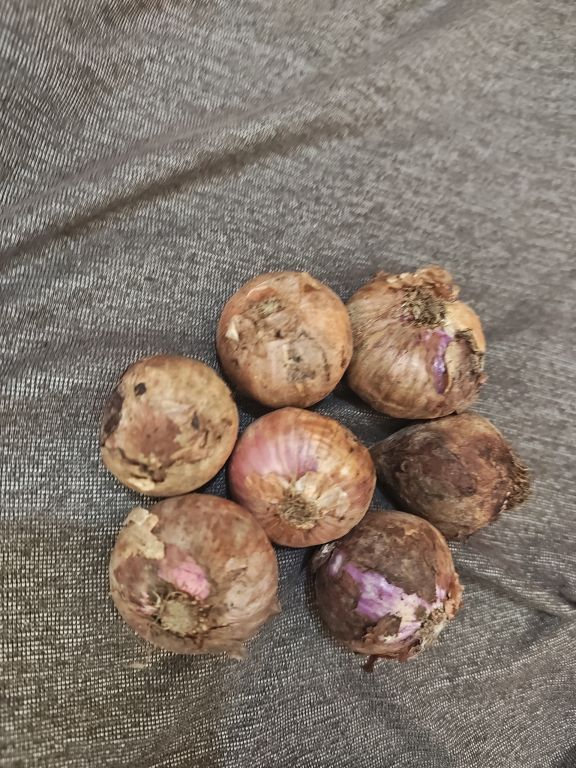
#> input picture temp/input_03e526ce-e761-4663-96fc-8b7749038ed0.jpg, 576 x 768 px
$ python -i roboflow_grading.py   (imports and definitions only)
#> lines starting #> are read from the running program, lines starting #| are printed output that depends on the picture; after the words box and inside, x2 and y2 are one past the last pixel; in counts of white or black regions, pixels touching at a corner belong together
#> further down, picture is the input picture: shape (768, 576, 3); mean B, G, R 107.5, 118.9, 132.7
import os
from pathlib import Path

import cv2
import numpy as np
from dotenv import load_dotenv
from inference_sdk import InferenceHTTPClient


# ==========================================
# CONFIGURATION
# ==========================================

BASE_DIR = Path(__file__).resolve().parent

# [1 line not run here, left out]

API_KEY = os.getenv("ROBOFLOW_API_KEY")

# [4 lines not run here, left out]

# [1 line that did not run here, left out]


MODEL_ID = "veg1-hcqsf-2/4"


# ==========================================
# ROBOFLOW CLIENT
# ==========================================

# [4 lines that did not run here, left out]


# ==========================================
# SPROUT DETECTION SETTINGS
# ==========================================

# Lower this value to make sprout detection
# more sensitive.
#
# Current value is intentionally sensitive
# for your prototype.

SPROUT_GREEN_RATIO_THRESHOLD = 0.003


# ==========================================
# CLASS MAPPING
# ==========================================

# [352 lines left out: functions map_to_condition, get_color, detect_sprout, not called in this run]


# ==========================================
# CALCULATE IMAGE FEATURES
# ==========================================

def calculate_onion_features(image_roi):

    """
    Calculate simple visual measurements.
    """

    if image_roi is None:

        return {
            "Area (px²)": 0,
            "Width (px)": 0,
            "Height (px)": 0,
            "Aspect Ratio": 0,
            "Circularity": 0,
            "Brightness": 0
        }


    if image_roi.size == 0:

        return {
            "Area (px²)": 0,
            "Width (px)": 0,
            "Height (px)": 0,
            "Aspect Ratio": 0,
            "Circularity": 0,
            "Brightness": 0
        }


    height, width = image_roi.shape[:2]
#> height = 768; width = 576


    # --------------------------------------
    # AREA
    # --------------------------------------

    area = width * height
#> area = 442368


    # --------------------------------------
    # ASPECT RATIO
    # --------------------------------------

    if height > 0:

        aspect_ratio = (
            width
            /
            height
        )
#> aspect_ratio = 0.75

    else:

        aspect_ratio = 0


    # --------------------------------------
    # CIRCULARITY
    # --------------------------------------

    circularity = 0


    try:

        gray = cv2.cvtColor(

            image_roi,

            cv2.COLOR_BGR2GRAY

        )
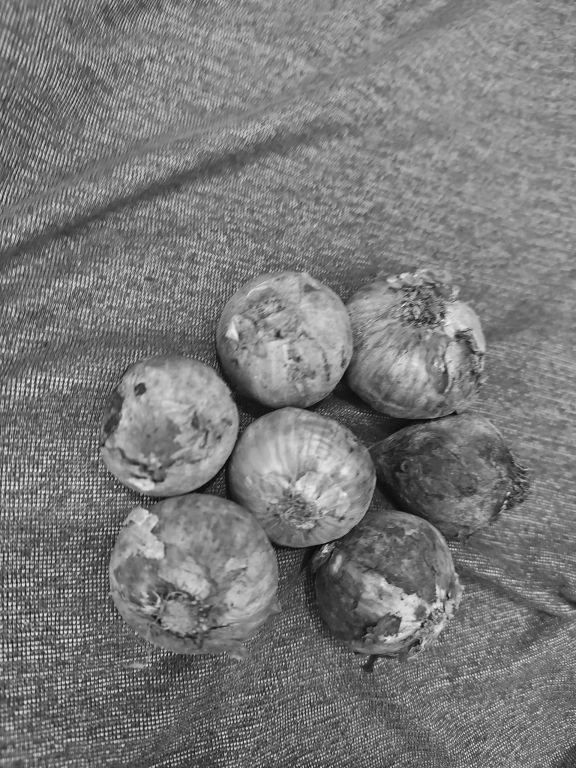
#> gray: shape (768, 576); min 3, max 250, mean 121.6


        blurred = cv2.GaussianBlur(

            gray,

            (5, 5),

            0

        )


        _, threshold = cv2.threshold(

            blurred,

            0,

            255,

            cv2.THRESH_BINARY
            +
            cv2.THRESH_OTSU

        )
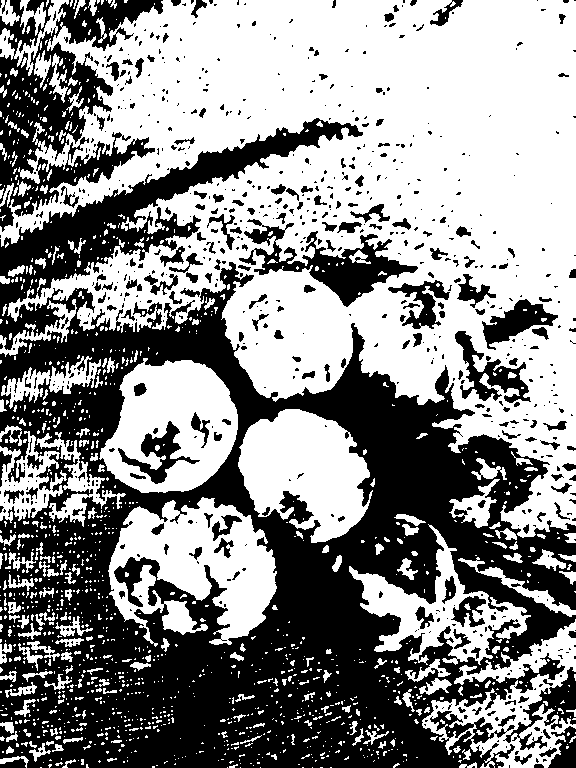
#> threshold: shape (768, 576); 55% white; 763 black regions (577 under 20 px)


        contours, _ = cv2.findContours(

            threshold,

            cv2.RETR_EXTERNAL,

            cv2.CHAIN_APPROX_SIMPLE

        )
#> contours = 1327 contours, 1197 with area under 20; largest, box (x1, y1, x2, y2) and area: (0, 0, 576, 538) 176961, (108, 497, 277, 647) 14631, (99, 358, 238, 493) 13590, (238, 409, 373, 543) 11485, (422, 619, 576, 768) 8724


        if contours:

            largest_contour = max(

                contours,

                key=cv2.contourArea

            )
#> largest_contour = contour of 3595 points, box (x1, y1, x2, y2) (0, 0, 576, 538), area 176961


            contour_area = cv2.contourArea(

                largest_contour

            )
#> contour_area = 176961


            perimeter = cv2.arcLength(

                largest_contour,

                True

            )
#> perimeter = 7486.3


            if perimeter > 0:

                circularity = (

                    4
                    *
                    np.pi
                    *
                    contour_area

                    /
                    (
                        perimeter
                        *
                        perimeter
                    )

                )
#> circularity = 0.0397

    except Exception:

        circularity = 0


    # --------------------------------------
    # BRIGHTNESS
    # --------------------------------------

    gray = cv2.cvtColor(

        image_roi,

        cv2.COLOR_BGR2GRAY

    )


    brightness = float(

        np.mean(
            gray
        )

    )
#> brightness = 121.6


    return {

        "Area (px²)": round(
            area,
            1
        ),

        "Width (px)": int(
            width
        ),

        "Height (px)": int(
            height
        ),

        "Aspect Ratio": round(
            aspect_ratio,
            3
        ),

        "Circularity": round(
            circularity,
            3
        ),

        "Brightness": round(
            brightness,
            2
        )

    }


# ==========================================
# MAIN ANALYSIS FUNCTION
# ==========================================

# [596 lines left out: function analyze_onions, not called in this run]

>>> import cv2
>>> picture = cv2.imread('temp/input_03e526ce-e761-4663-96fc-8b7749038ed0.jpg')
>>> result = calculate_onion_features(picture)
#> result = {'Area (px²)': 442368, 'Width (px)': 576, 'Height (px)': 768, 'Aspect Ratio': 0.75, 'Circularity': 0.04, 'Brightness': 121.6}

$ run again, on temp/input_0d6483fe-5c6f-4de4-aa3e-8e21a167fb8d.jpg
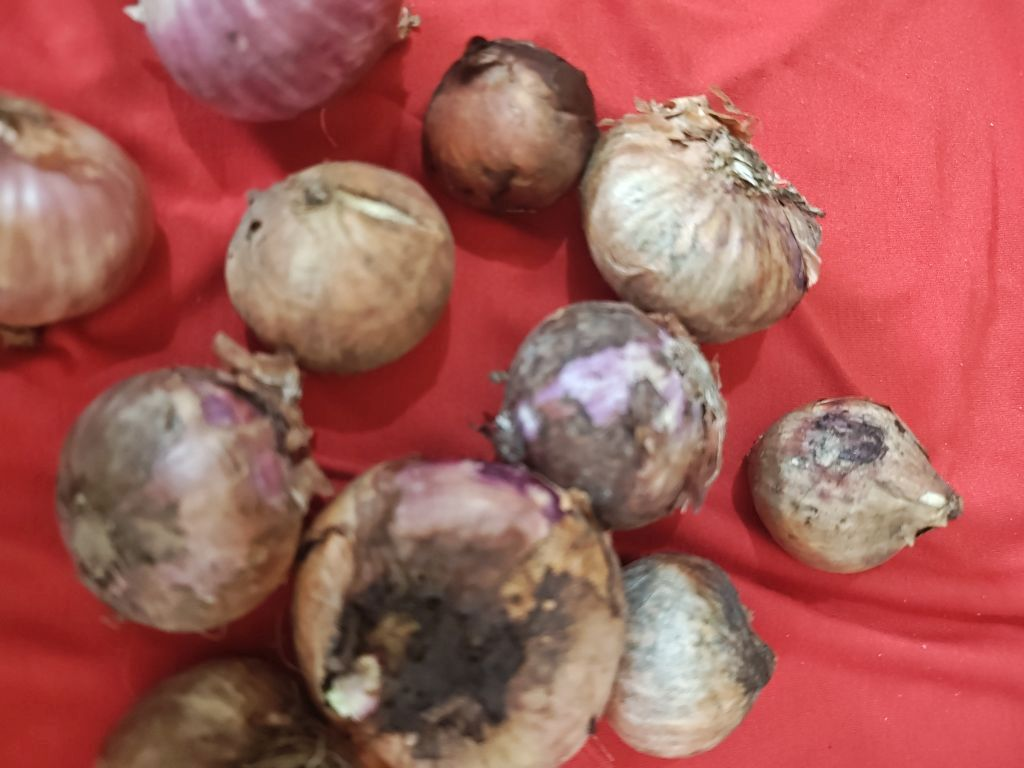
#> input picture temp/input_0d6483fe-5c6f-4de4-aa3e-8e21a167fb8d.jpg, 1024 x 768 px
#> picture is the input picture: shape (768, 1024, 3); mean B, G, R 87.5, 92.9, 165.5
#> in calculate_onion_features, `gray = cv2.cvtColor(  image_roi,  cv2.COLOR_BGR2GRAY  )`:
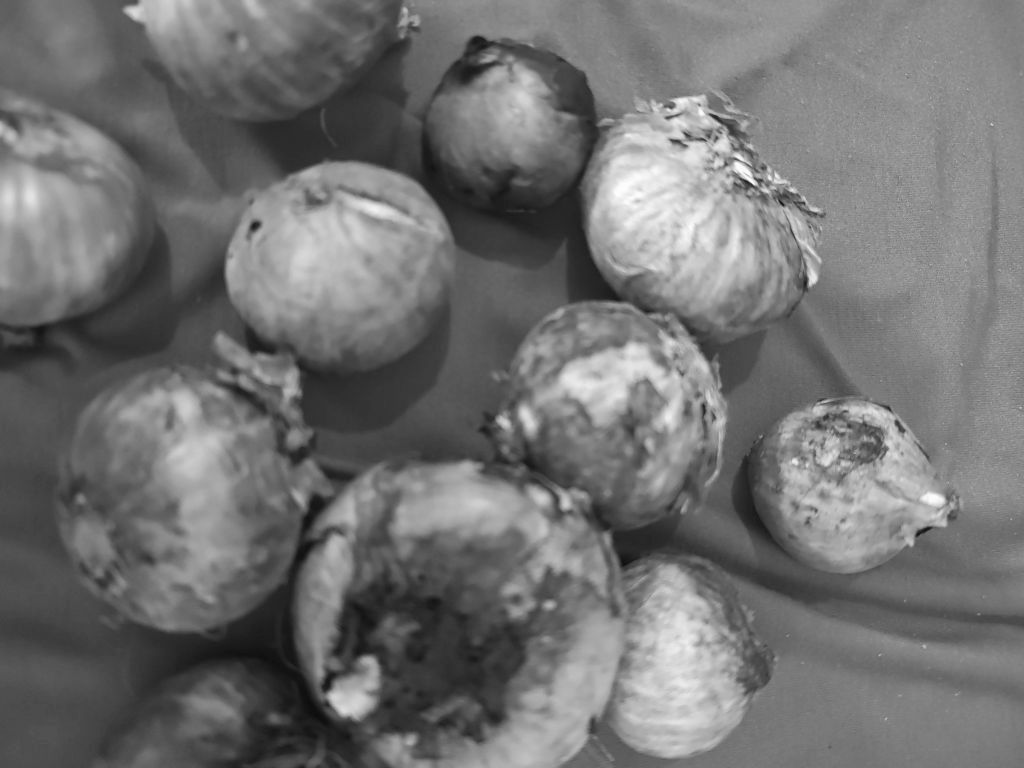
#> gray: shape (768, 1024); min 12, max 254, mean 114
#> in calculate_onion_features, `_, threshold = cv2.threshold(  blurred,  0,  255,  cv2.THRESH_BINARY +..`:
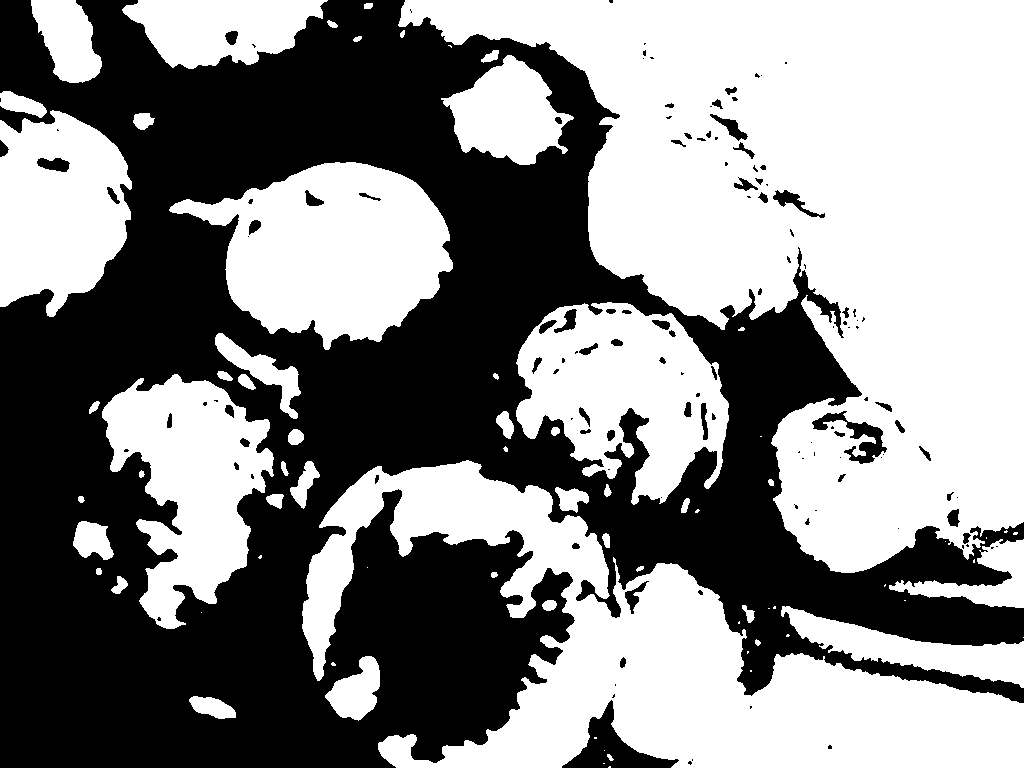
#> threshold: shape (768, 1024); 53.2% white; 130 black regions (70 under 20 px)
#> contours = 74 contours, 29 with area under 20; largest, box (x1, y1, x2, y2) and area: (398, 0, 1024, 573) 190008, (302, 460, 1024, 768) 83308, (169, 162, 453, 350) 32120, (516, 302, 729, 505) 27184, (102, 374, 274, 629) 23714
#> largest_contour = contour of 1000 points, box (x1, y1, x2, y2) (398, 0, 1024, 573), area 190008
#> contour_area = 190007.5
#> perimeter = 3202.2
#> circularity = 0.233
#> brightness = 114
#> result = {'Area (px²)': 786432, 'Width (px)': 1024, 'Height (px)': 768, 'Aspect Ratio': 1.33, 'Circularity': 0.233, 'Brightness': 114}
